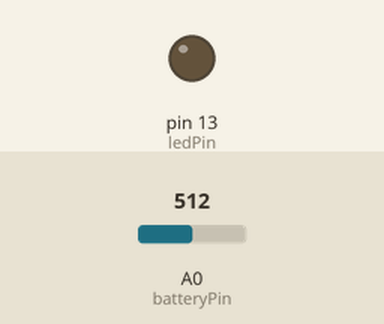
This sketch was run on a simulated Arduino Uno, built with avr-gcc and run on an emulated ATmega328P. Parts: output pins drawn as LEDs (lit = HIGH). Dashed ring = blinking. The test bench sets the inputs (shaded band); at power-on: A0 (batteryPin) = 512.

Above: at 1.2 s.
1.3 s: A0 (batteryPin) set to 253
2.8 s: A0 (batteryPin) set to 230
At 2.95 s:
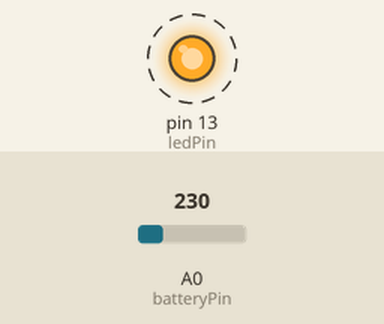
5.8 s: A0 (batteryPin) set to 306
At 7.0 s:
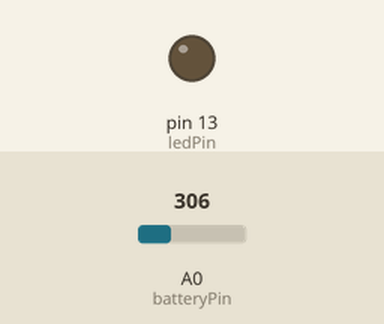
7.3 s: A0 (batteryPin) set to 122
At 7.81 s:
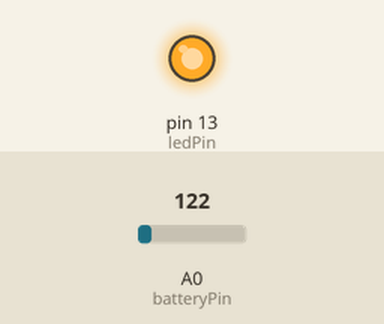
Timing chart, 0 to 10.3 s (numbered marks = the images above; inputs shaded):
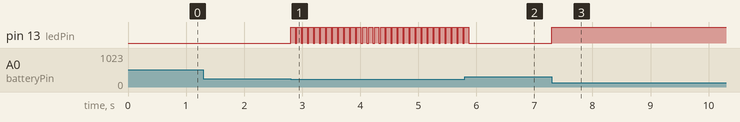

The sketch:

ch5r10.ino
```cpp
/*
 * RespondingToChanges sketch
 * flash an LED to indicate low voltage levels
 */

long batteryFull       = 1500;  // millivolts for a full battery
long warningThreshold  = 1200;  // Warning level in millivolts - LED flashes
long criticalThreshold = 1000;  // Critical voltage level - LED stays on

const int batteryPin = 0;
const int ledPin = 13;

void setup()
{
   pinMode(ledPin, OUTPUT);
}

void loop()
{
  int val = analogRead(batteryPin);    // read the value from the sensor
  int mv = map(val, 0,1023, 0,5000);
  if(mv < criticalThreshold)
     flash(0);
  else if (mv < warningThreshold) {
    // in the line above, L following a number makes it a 32 bit value
    int percent = map(mv, criticalThreshold, batteryFull, 0, 100);
    constrain(percent, 0,100);
    flash(percent) ;
  }
  delay(1);
}

// function to flash an led with on/off time determined by value
// passed as percent
void flash(int percent)
{
  digitalWrite(ledPin, HIGH);
  delay(100 - percent +1);  // ensure delay is > 0
  digitalWrite(ledPin, LOW);
  delay(percent + 1);
}
```

Measured:
- the behaviour switches between 246 and 245 on A0 (batteryPin) (found by bisection; images 0 and 1)
- after the input at 1.3 s, every drawn part: stays the same
- after the input at 2.8 s, pin 13 (ledPin): alternates HIGH for 0.08 s and LOW for 0.03 s, starting at once
- after the input at 5.8 s, pin 13 (ledPin): goes on until 5.9 s, then stays LOW
- after the input at 7.3 s, pin 13 (ledPin): LOW → HIGH at once
